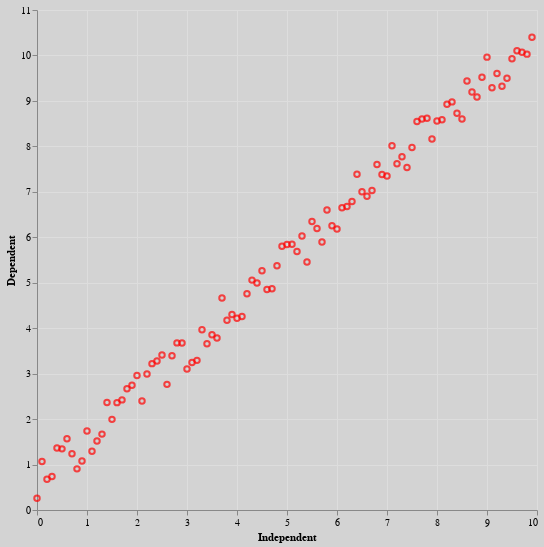

The cell this chart's notebook holds for it:
### Markdown cell above
Takođe, nazive kolona DataFrame objekta koje želimo da prosledimo x i y parametrima možemo navoditi kao stringove, za razliku od primera iznad, gde smo nazive kolona navodili preko simbola.

### Code cell
df |> @vlplot(
    background = "lightgray",
    mark = {:point, color="red"},
    x = "Independent",
    y = "Dependent",
    width = 500,
    height = 500
)

### Figure 1 — Vega-Lite specification as saved in the notebook (floating-point values rounded to 4 significant figures)
{"background": "lightgray", "data": {"values": [{"Dependent": 0.2585, "Grade": 2, "Group": "Yes", "Independent": 0, "Scale": 13}, {"Dependent": 1.069, "Grade": 1, "Group": "No", "Independent": 0.1, "Scale": 11}, {"Dependent": 0.6742, "Grade": 2, "Group": "Yes", "Independent": 0.2, "Scale": 19}, {"Dependent": 0.7345, "Grade": 2, "Group": "Yes", "Independent": 0.3, "Scale": 14}, {"Dependent": 1.366, "Grade": 2, "Group": "Yes", "Independent": 0.4, "Scale": 13}, {"Dependent": 1.345, "Grade": 1, "Group": "No", "Independent": 0.5, "Scale": 20}, {"Dependent": 1.566, "Grade": 1, "Group": "No", "Independent": 0.6, "Scale": 11}, {"Dependent": 1.237, "Grade": 1, "Group": "No", "Independent": 0.7, "Scale": 15}, {"Dependent": 0.9048, "Grade": 3, "Group": "Yes", "Independent": 0.8, "Scale": 20}, {"Dependent": 1.077, "Grade": 2, "Group": "Yes", "Independent": 0.9, "Scale": 11}, {"Dependent": 1.74, "Grade": 1, "Group": "Yes", "Independent": 1, "Scale": 15}, {"Dependent": 1.292, "Grade": 3, "Group": "Yes", "Independent": 1.1, "Scale": 13}, {"Dependent": 1.518, "Grade": 2, "Group": "No", "Independent": 1.2, "Scale": 12}, {"Dependent": 1.669, "Grade": 1, "Group": "Yes", "Independent": 1.3, "Scale": 14}, {"Dependent": 2.365, "Grade": 3, "Group": "Yes", "Independent": 1.4, "Scale": 12}, {"Dependent": 1.994, "Grade": 3, "Group": "Yes", "Independent": 1.5, "Scale": 12}, {"Dependent": 2.362, "Grade": 1, "Group": "No", "Independent": 1.6, "Scale": 12}, {"Dependent": 2.423, "Grade": 1, "Group": "No", "Independent": 1.7, "Scale": 12}, {"Dependent": 2.67, "Grade": 3, "Group": "No", "Independent": 1.8, "Scale": 16}, {"Dependent": 2.746, "Grade": 1, "Group": "No", "Independent": 1.9, "Scale": 13}, {"Dependent": 2.96, "Grade": 2, "Group": "No", "Independent": 2, "Scale": 17}, {"Dependent": 2.399, "Grade": 2, "Group": "Yes", "Independent": 2.1, "Scale": 11}, {"Dependent": 2.992, "Grade": 3, "Group": "No", "Independent": 2.2, "Scale": 12}, {"Dependent": 3.22, "Grade": 3, "Group": "No", "Independent": 2.3, "Scale": 20}, {"Dependent": 3.279, "Grade": 1, "Group": "No", "Independent": 2.4, "Scale": 13}, {"Dependent": 3.408, "Grade": 1, "Group": "No", "Independent": 2.5, "Scale": 13}, {"Dependent": 2.764, "Grade": 1, "Group": "No", "Independent": 2.6, "Scale": 12}, {"Dependent": 3.394, "Grade": 1, "Group": "Yes", "Independent": 2.7, "Scale": 17}, {"Dependent": 3.677, "Grade": 1, "Group": "No", "Independent": 2.8, "Scale": 15}, {"Dependent": 3.674, "Grade": 3, "Group": "No", "Independent": 2.9, "Scale": 19}, {"Dependent": 3.101, "Grade": 1, "Group": "No", "Independent": 3, "Scale": 15}, {"Dependent": 3.246, "Grade": 2, "Group": "Yes", "Independent": 3.1, "Scale": 18}, {"Dependent": 3.292, "Grade": 3, "Group": "Yes", "Independent": 3.2, "Scale": 11}, {"Dependent": 3.965, "Grade": 2, "Group": "No", "Independent": 3.3, "Scale": 20}, {"Dependent": 3.66, "Grade": 3, "Group": "No", "Independent": 3.4, "Scale": 16}, {"Dependent": 3.856, "Grade": 3, "Group": "No", "Independent": 3.5, "Scale": 12}, {"Dependent": 3.785, "Grade": 1, "Group": "Yes", "Independent": 3.6, "Scale": 11}, {"Dependent": 4.663, "Grade": 3, "Group": "No", "Independent": 3.7, "Scale": 17}, {"Dependent": 4.176, "Grade": 2, "Group": "No", "Independent": 3.8, "Scale": 13}, {"Dependent": 4.302, "Grade": 1, "Group": "Yes", "Independent": 3.9, "Scale": 16}, {"Dependent": 4.216, "Grade": 3, "Group": "Yes", "Independent": 4, "Scale": 15}, {"Dependent": 4.259, "Grade": 3, "Group": "Yes", "Independent": 4.1, "Scale": 20}, {"Dependent": 4.758, "Grade": 3, "Group": "Yes", "Independent": 4.2, "Scale": 20}, {"Dependent": 5.057, "Grade": 3, "Group": "No", "Independent": 4.3, "Scale": 10}, {"Dependent": 4.992, "Grade": 2, "Group": "No", "Independent": 4.4, "Scale": 17}, {"Dependent": 5.266, "Grade": 2, "Group": "Yes", "Independent": 4.5, "Scale": 19}, {"Dependent": 4.85, "Grade": 2, "Group": "Yes", "Independent": 4.6, "Scale": 18}, {"Dependent": 4.868, "Grade": 1, "Group": "No", "Independent": 4.7, "Scale": 13}, {"Dependent": 5.372, "Grade": 2, "Group": "Yes", "Independent": 4.8, "Scale": 17}, {"Dependent": 5.801, "Grade": 3, "Group": "No", "Independent": 4.9, "Scale": 14}, {"Dependent": 5.843, "Grade": 3, "Group": "No", "Independent": 5, "Scale": 11}, {"Dependent": 5.846, "Grade": 3, "Group": "Yes", "Independent": 5.1, "Scale": 15}, {"Dependent": 5.685, "Grade": 3, "Group": "Yes", "Independent": 5.2, "Scale": 18}, {"Dependent": 6.028, "Grade": 2, "Group": "Yes", "Independent": 5.3, "Scale": 19}, {"Dependent": 5.457, "Grade": 1, "Group": "No", "Independent": 5.4, "Scale": 14}, {"Dependent": 6.348, "Grade": 2, "Group": "No", "Independent": 5.5, "Scale": 12}, {"Dependent": 6.192, "Grade": 2, "Group": "Yes", "Independent": 5.6, "Scale": 12}, {"Dependent": 5.896, "Grade": 1, "Group": "No", "Independent": 5.7, "Scale": 11}, {"Dependent": 6.599, "Grade": 2, "Group": "No", "Independent": 5.8, "Scale": 17}, {"Dependent": 6.254, "Grade": 3, "Group": "Yes", "Independent": 5.9, "Scale": 19}, {"Dependent": 6.18, "Grade": 2, "Group": "Yes", "Independent": 6, "Scale": 19}, {"Dependent": 6.649, "Grade": 1, "Group": "No", "Independent": 6.1, "Scale": 10}, {"Dependent": 6.679, "Grade": 3, "Group": "Yes", "Independent": 6.2, "Scale": 16}, {"Dependent": 6.785, "Grade": 3, "Group": "Yes", "Independent": 6.3, "Scale": 12}, {"Dependent": 7.385, "Grade": 3, "Group": "Yes", "Independent": 6.4, "Scale": 17}, {"Dependent": 6.999, "Grade": 2, "Group": "Yes", "Independent": 6.5, "Scale": 10}, {"Dependent": 6.903, "Grade": 1, "Group": "No", "Independent": 6.6, "Scale": 11}, {"Dependent": 7.028, "Grade": 1, "Group": "No", "Independent": 6.7, "Scale": 17}, {"Dependent": 7.603, "Grade": 2, "Group": "Yes", "Independent": 6.8, "Scale": 13}, {"Dependent": 7.379, "Grade": 1, "Group": "No", "Independent": 6.9, "Scale": 13}, {"Dependent": 7.346, "Grade": 3, "Group": "Yes", "Independent": 7, "Scale": 16}, {"Dependent": 8.015, "Grade": 1, "Group": "Yes", "Independent": 7.1, "Scale": 20}, {"Dependent": 7.616, "Grade": 2, "Group": "Yes", "Independent": 7.2, "Scale": 18}, {"Dependent": 7.771, "Grade": 3, "Group": "No", "Independent": 7.3, "Scale": 15}, {"Dependent": 7.534, "Grade": 2, "Group": "Yes", "Independent": 7.4, "Scale": 10}, {"Dependent": 7.974, "Grade": 1, "Group": "No", "Independent": 7.5, "Scale": 19}, {"Dependent": 8.549, "Grade": 3, "Group": "Yes", "Independent": 7.6, "Scale": 17}, {"Dependent": 8.603, "Grade": 1, "Group": "Yes", "Independent": 7.7, "Scale": 16}, {"Dependent": 8.616, "Grade": 1, "Group": "No", "Independent": 7.8, "Scale": 13}, {"Dependent": 8.162, "Grade": 3, "Group": "Yes", "Independent": 7.9, "Scale": 14}, {"Dependent": 8.559, "Grade": 1, "Group": "Yes", "Independent": 8, "Scale": 11}, {"Dependent": 8.583, "Grade": 3, "Group": "Yes", "Independent": 8.1, "Scale": 17}, {"Dependent": 8.924, "Grade": 3, "Group": "Yes", "Independent": 8.2, "Scale": 13}, {"Dependent": 8.979, "Grade": 3, "Group": "No", "Independent": 8.3, "Scale": 10}, {"Dependent": 8.73, "Grade": 3, "Group": "Yes", "Independent": 8.4, "Scale": 18}, {"Dependent": 8.603, "Grade": 3, "Group": "No", "Independent": 8.5, "Scale": 17}, {"Dependent": 9.44, "Grade": 2, "Group": "Yes", "Independent": 8.6, "Scale": 16}, {"Dependent": 9.195, "Grade": 1, "Group": "Yes", "Independent": 8.7, "Scale": 20}, {"Dependent": 9.085, "Grade": 2, "Group": "No", "Independent": 8.8, "Scale": 15}, {"Dependent": 9.521, "Grade": 3, "Group": "Yes", "Independent": 8.9, "Scale": 17}, {"Dependent": 9.963, "Grade": 1, "Group": "No", "Independent": 9, "Scale": 16}, {"Dependent": 9.29, "Grade": 2, "Group": "Yes", "Independent": 9.1, "Scale": 14}, {"Dependent": 9.604, "Grade": 1, "Group": "Yes", "Independent": 9.2, "Scale": 16}, {"Dependent": 9.324, "Grade": 1, "Group": "Yes", "Independent": 9.3, "Scale": 20}, {"Dependent": 9.5, "Grade": 1, "Group": "No", "Independent": 9.4, "Scale": 11}, {"Dependent": 9.925, "Grade": 3, "Group": "Yes", "Independent": 9.5, "Scale": 14}, {"Dependent": 10.1, "Grade": 2, "Group": "Yes", "Independent": 9.6, "Scale": 13}, {"Dependent": 10.07, "Grade": 1, "Group": "Yes", "Independent": 9.7, "Scale": 16}, {"Dependent": 10.03, "Grade": 2, "Group": "No", "Independent": 9.8, "Scale": 10}, {"Dependent": 10.4, "Grade": 1, "Group": "No", "Independent": 9.9, "Scale": 15}]}, "encoding": {"x": {"field": "Independent", "type": "quantitative"}, "y": {"field": "Dependent", "type": "quantitative"}}, "height": 500, "mark": {"color": "red", "type": "point"}, "width": 500}
